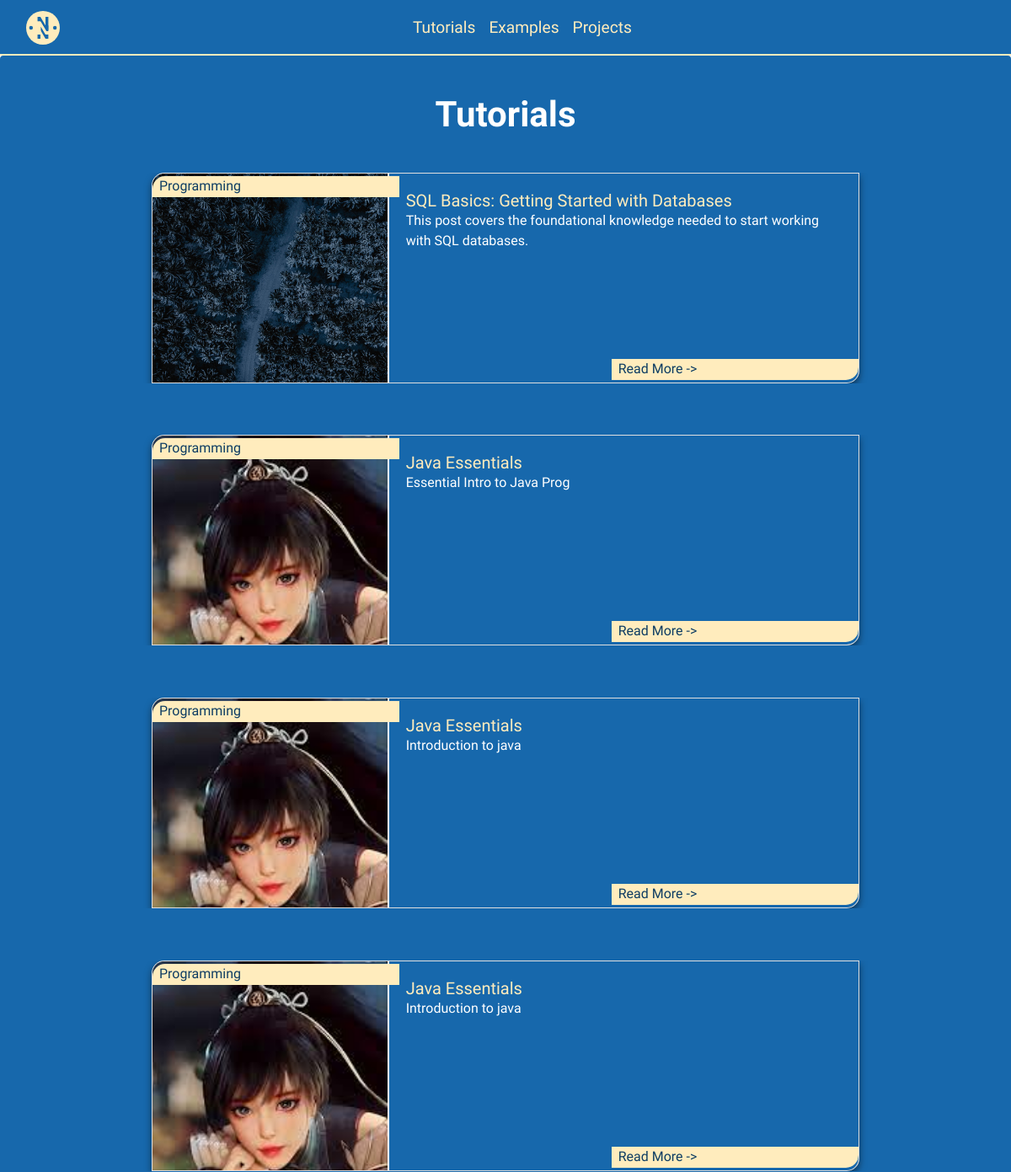
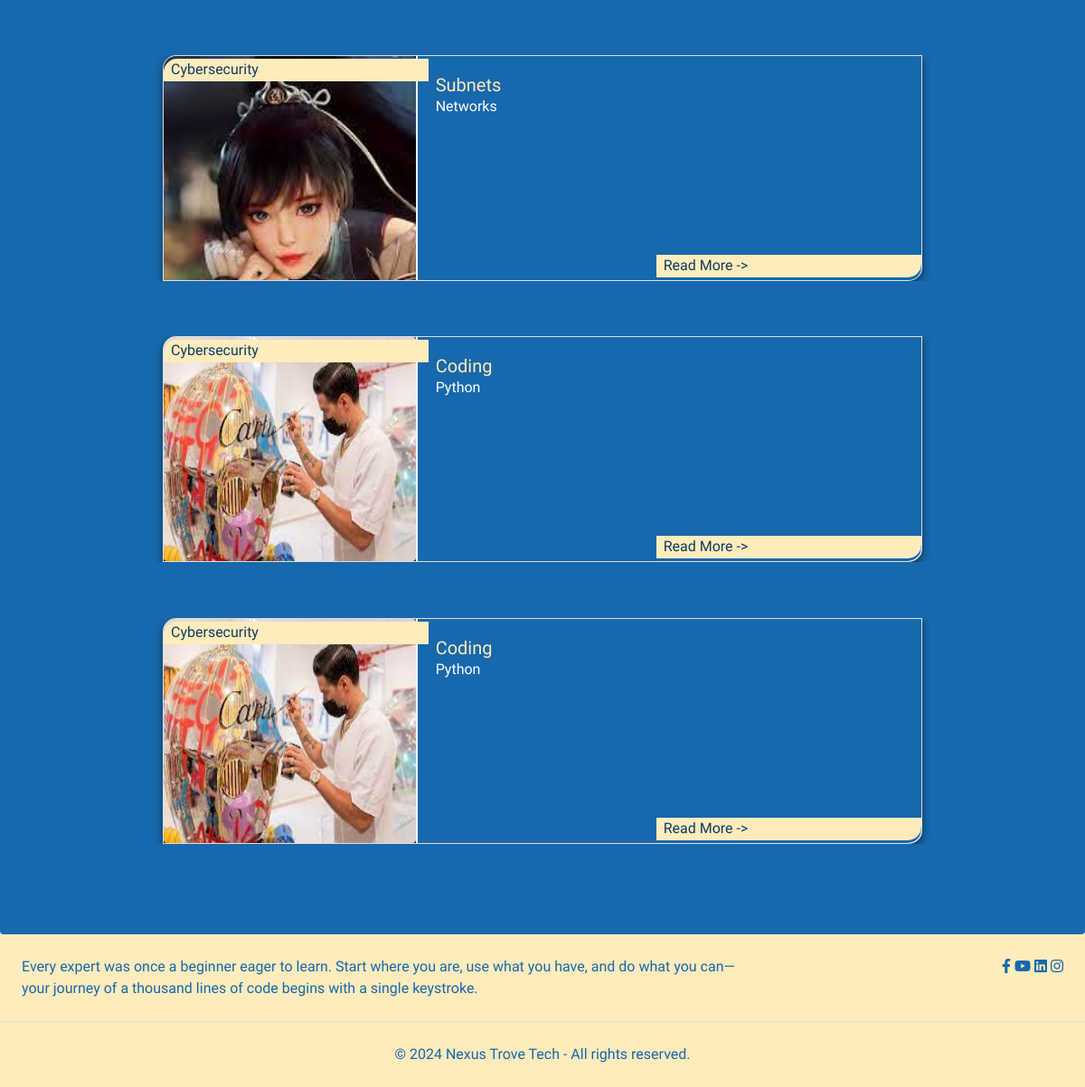
Screenshot of /categories/Tutorials with the database file from the repository (2 pictures, top to bottom).
### app.py (models this page shows, shortened)
class Category(db.Model):
    __tablename__ = 'category'
    CategoryID = db.Column(db.Integer, primary_key=True)
    CategoryName = db.Column(db.String, nullable=False)
    CategoryDesc = db.Column(db.String, nullable=False)
    posts = db.relationship('Post', backref='category', lazy=True)

class Tag(db.Model):
    __tablename__ = 'tag'
    TagID = db.Column(db.Integer, primary_key=True)
    TagName = db.Column(db.String(30))

class Image(db.Model):
    __tablename__ = 'image'
    ImageID = db.Column(db.Integer, primary_key=True)
    PostID = db.Column(db.Integer, db.ForeignKey('post.PostID'))
    ImagePath = db.Column(db.Text)
    Caption = db.Column(db.String(60))
    AltText = db.Column(db.String(60))

class Post(db.Model):
    __tablename__ = 'post'
    PostID = db.Column(db.Integer, primary_key=True)
    Title = db.Column(db.String, nullable=False)
    images = db.relationship('Image', backref='post', lazy=True)
    Description = db.Column(db.String, nullable=False)
    Content = db.Column(db.Text, nullable=False)
    CategoryID = db.Column(db.Integer, db.ForeignKey('category.CategoryID'), nullable=False)
    TagID = db.Column(db.Integer, db.ForeignKey('tag.TagID'), nullable=False)
    DateCreated = db.Column(db.DateTime, default=datetime.datetime.utcnow)
    LastModified= db.Column(db.DateTime, onupdate=datetime.datetime.utcnow)
    ReadTime = db.Column(db.Integer)  # Assuming ReadTime is in minutes
    images = db.relationship('Image', backref='post', lazy='dynamic')
    tag = db.relationship('Tag', backref='posts')

### app.py (the view)
@app.route('/categories/<category_name>')
def category_posts(category_name):
    category = Category.query.filter_by(CategoryName=category_name).first()
    if not category:
        return "Category not found", 404
    posts = Post.query.filter_by(CategoryID=category.CategoryID).all()
    post_data = []
    for post in posts:
        tag = Tag.query.filter_by(TagID=post.TagID).first()
        images = Image.query.filter_by(PostID=post.PostID).all()
        post_data.append({'post': post, 'tag': tag, 'image': images})
    category_posts = {category_name: post_data}
    return render_template('categories.html', category_posts=category_posts)

### templates/categories.html (shortened to what this page needs)
<!DOCTYPE html>
<html lang="en">
<head>
</head>
{% extends 'base.html' %}
{% block content %}
<div class="container" style="padding-top: 1cm; padding-bottom: 1cm;">
    {% for category, posts in category_posts.items() %}
    {% if not title %}
    <p style="text-align: center; font-size:42px; color: white; font-weight: bold; padding-bottom: 1cm;">
        {{ category }}
    </p>
{% endif %}
        <div class="row">
            {% for post in posts %}
                <div class="col-12 mb-4 px-2">
                    <div class="category-card">
                        {% include 'category.html' %}
                    </div>
                </div>
            {% endfor %}
        {% endfor %}
        </div>
</div>
{% endblock %}

### templates/category.html (shortened to what this page needs)
<!DOCTYPE html>
<html lang="en">
<head>
</head>
<body>
    <div class="card">
        <div class="red-bar top-bar">
            <p>{% if category.CategoryID %}
                {{ category.CategoryName }}
            {% else %}
                {{ post.tag.TagName }}
            {% endif %}</p>
        </div>
        <div class="grid-container-element">
            <div class="card-image " >
                {% if post.image%}
                    <img src="{{ url_for('static', filename= post.image[0].ImagePath) }}" alt="{{ post.image[0].AltText }}" class="rounded shadow-xl mb-6" style="height: 100%; width: 100%;">
                {% else %}
                    <img src="{{ url_for('static', filename='assets/img/tang.jpg') }}" alt="Default Image" class="rounded shadow-xl mb-6" style="height: 100%; width: 100%;">
                {% endif %}
            </div>
            <div class="card-body">
                <h2 class="card-title">{{ post.post.Title }}</h2>
                {% set num = post.post.Description| length %}
                <p> {% if num > 100 %}
                    {{ post.post.Description[:100] }}...
                    {% else %}
                    {{ post.post.Description[:100] }}
                {% endif %}</p>
            </div>
        </div>
        <div class="red-bar bottom-bar">
            <p>
                <a href="{{ url_for('post', post_id=post.post.PostID) }}">
                    Read More -> </a>
                </p>
            </div>
    </div>
</body>
</html>

### templates/base.html (style rules this page uses)
body { color: bisque; margin: 0; font-family: 'Vesper Libre', serif; }

### templates/category.html (style rules this page uses)
.card { max-width: 100%; width: 70vw; min-height: 150px; height: 250px; max-height: 500px; position: relative; box-shadow: 0 4px 8px rgba(0, 0, 0, 0.5); font-family: 'Taviraj', serif; border-radius: 15px 0 15px 0; overflow: hidden; margin: auto; }
.card-image { background-image: url('static/img/dark.jpg'); background-size: cover; background-position: center; height: 100%; max-width: 100%; border-top-left-radius: 15px; }
.red-bar { background-color: #ffecbd; height: 20px; width: 35%; position: absolute; color: #0e3d63; font-size: 16px; padding-left: 8px; padding-bottom: 25px; border-radius: 15px 0 0 0; }
.top-bar { top: 3px; left: 0; }
.bottom-bar { bottom: 3px; right: 0; border-radius: 0 0 15px 0; }
.bottom-bar a { color: inherit; text-decoration: none; }
.card-title { font-family: 'Vesper Libre', serif; color: #ffecbd; margin: 0; font-size: 20px; padding-top: 20px; }
.card-body { background: #1768AC; padding: 0 20px; color: white; border-bottom-right-radius: 15px; }
.grid-container-element { display: grid; grid-template-columns: 1fr 2fr; grid-gap: 2px; width: 100%; height: 100%; }
p { margin: 0; }

### templates/categories.html (style rules this page uses)
.category-card { margin-bottom: 1cm; max-height: 400px; overflow: hidden; }

### rows the page displays
Category: CategoryName "Tutorials", ImagePath (picture)
Tag: tag.TagName "Programming" "Programming" "Programming" "Programming"
Post: post.Title "SQL Basics: Getting Started with Databases", post "This post covers the foundational knowledge needed to start working with SQL databases."
Post: post.Title "Java Essentials", post "Essential Intro to Java Prog"
Post: post.Title "Java Essentials", post "Introduction to java"
Post: post.Title "Java Essentials", post "Introduction to java"
Tag: tag.TagName "Cybersecurity" "Cybersecurity" "Cybersecurity"
Post: post.Title "Subnets", post "Networks"
Post: post.Title "Coding", post "Python"
Post: post.Title "Coding", post "Python"
